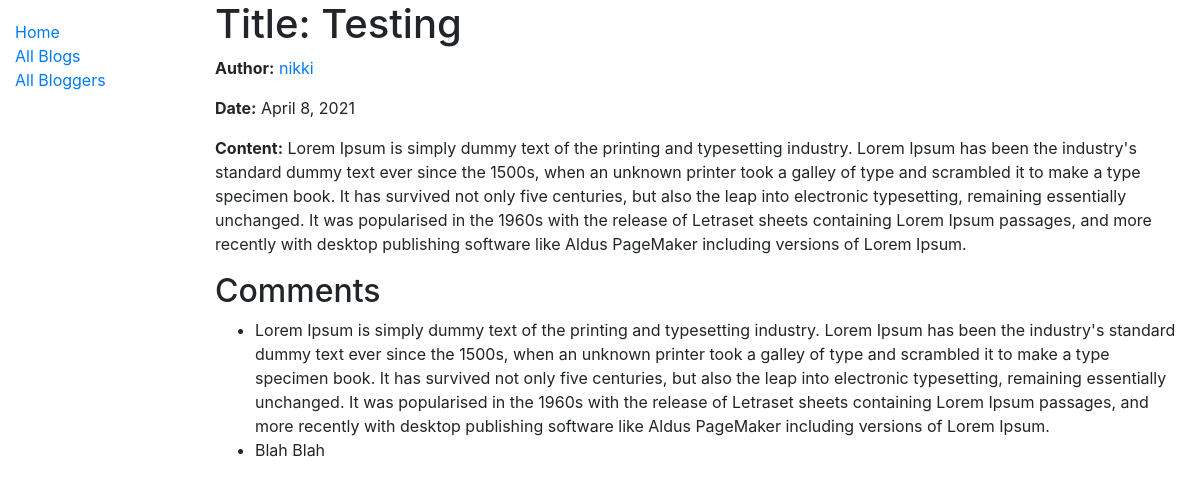
The page /blog/1 on the database its author committed.
### blog/models.py (models this page shows, shortened)
class Blog(models.Model):
    title = models.CharField(max_length=200, help_text='Enter a tite of blog')
    blog_author = models.ForeignKey('Blogger', on_delete=models.SET_NULL, null=True)
    content = models.TextField(max_length=1000, blank=True)
    post_date = models.DateField(null=True, blank=True)

class Blogger(models.Model):
    name = models.OneToOneField(User, on_delete=models.CASCADE, null=True)
    bio_information = models.TextField(max_length=1000, help_text='Enter a biographical information about the blogger/author')
    def __str__(self):
        return f'{self.name}'

class Comment(models.Model):
    description = models.TextField(max_length=1000, help_text='Enter the comment about the blog')
    blog = models.ForeignKey('Blog', on_delete=models.CASCADE, null=True)
    user = models.ForeignKey(User, on_delete=models.CASCADE, null=True)

### blog/views.py (the view)
# urls.py: path('<int:pk>', views.BlogDetailView.as_view(), name='blog-detail'),
class BlogDetailView(generic.DetailView):
    model = Blog

### blog/templates/blog/blog_detail.html
{% extends "base_generic.html" %}
{% block content %}
  <h1>Title: {{ blog.title }}</h1>
  <p><strong>Author:</strong> <a href="">{{ blog.blog_author }}</a></p>
  <p><strong>Date:</strong> {{ blog.post_date }}</p>
  <p><strong>Content:</strong> {{ blog.content }}</p>
  <h2>Comments</h2>
    {% if blog.comment_set.all.count == 0 %}
        <p>There are no comments</p>
    {% else %}
        <ul>
            {% for comment in blog.comment_set.all %}
                <li>{{ comment.description }}</li>
            {% endfor %}
        </ul>
    {%endif%}
{% endblock %}

### rows shown on the page
Blog: title "Testing", blog_author "nikki", post_date "April 8, 2021", content "Lorem Ipsum is simply dummy text of the printing and typesetting industry. Lorem Ipsum has been the industry's standard dummy text ever since the 1500s, when an unknown printer took a galley of type and scrambled it to make a type specimen book. It has survived not only five centuries, but also the leap into electronic typesetting, remaining essentially unchanged. It was popularised in the 1960s with the release of Letraset sheets containing Lorem Ipsum passages, and more recently with desktop publishing software like Aldus PageMaker including versions of Lorem Ipsum."
Comment: description "Lorem Ipsum is simply dummy text of the printing and typesetting industry. Lorem Ipsum has been the industry's standard dummy text ever since the 1500s, when an unknown printer took a galley of type and scrambled it to make a type specimen book. It has survived not only five centuries, but also the leap into electronic typesetting, remaining essentially unchanged. It was popularised in the 1960s with the release of Letraset sheets containing Lorem Ipsum passages, and more recently with desktop publishing software like Aldus PageMaker including versions of Lorem Ipsum."
Comment: description "Blah Blah"
